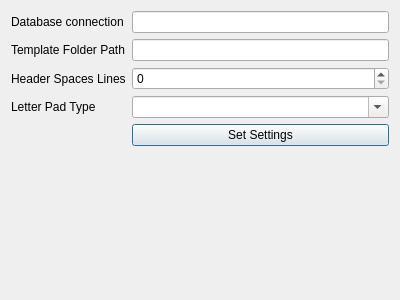
<?xml version="1.0" encoding="UTF-8"?>
<ui version="4.0">
 <class>FrmSetting</class>
 <widget class="QDialog" name="FrmSetting">
  <property name="geometry">
   <rect>
    <x>0</x>
    <y>0</y>
    <width>400</width>
    <height>300</height>
   </rect>
  </property>
  <property name="windowTitle">
   <string>Settings</string>
  </property>
  <property name="windowIcon">
   <iconset resource="Resources.qrc">
    <normaloff>:/icons/Resources/img/settings.svg</normaloff>:/icons/Resources/img/settings.svg</iconset>
  </property>
  <layout class="QVBoxLayout" name="verticalLayout">
   <item>
    <layout class="QFormLayout" name="formLayout">
     <item row="0" column="0">
      <widget class="QLabel" name="label">
       <property name="text">
        <string>Database connection</string>
       </property>
      </widget>
     </item>
     <item row="1" column="0">
      <widget class="QLabel" name="label_2">
       <property name="text">
        <string>Template Folder Path</string>
       </property>
      </widget>
     </item>
     <item row="2" column="0">
      <widget class="QLabel" name="label_3">
       <property name="text">
        <string>Header Spaces Lines</string>
       </property>
      </widget>
     </item>
     <item row="3" column="0">
      <widget class="QLabel" name="label_4">
       <property name="text">
        <string>Letter Pad Type</string>
       </property>
      </widget>
     </item>
     <item row="0" column="1">
      <widget class="QLineEdit" name="lineEdi_databaseConnection"/>
     </item>
     <item row="1" column="1">
      <widget class="QLineEdit" name="lineEdit_TemplateFolderPath"/>
     </item>
     <item row="3" column="1">
      <widget class="QComboBox" name="comboBox_LetterPadType">
       <property name="editable">
        <bool>true</bool>
       </property>
      </widget>
     </item>
     <item row="4" column="1">
      <layout class="QHBoxLayout" name="horizontalLayout">
       <item>
        <widget class="QPushButton" name="pushButton_setSettings">
         <property name="text">
          <string>Set Settings</string>
         </property>
        </widget>
       </item>
      </layout>
     </item>
     <item row="2" column="1">
      <widget class="QSpinBox" name="spinBox_LetterpadHeaderLines"/>
     </item>
    </layout>
   </item>
  </layout>
 </widget>
 <resources>
  <include location="Resources.qrc"/>
 </resources>
 <connections/>
</ui>
